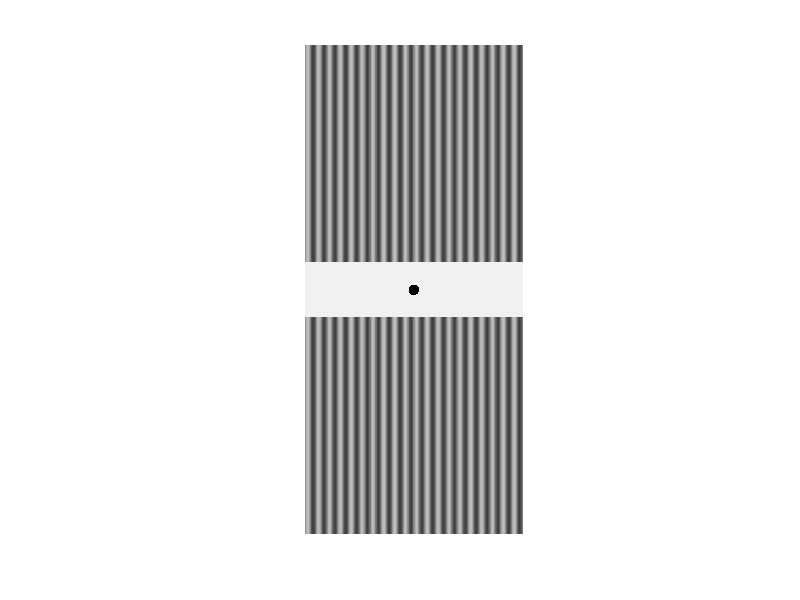
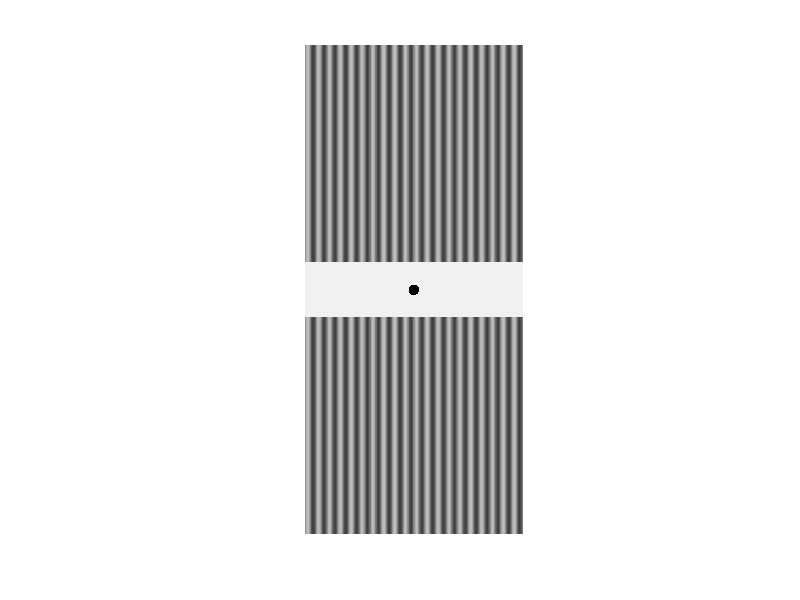

Recreate these plots in MATLAB, in order.
clear; close all;
clear; close all;
C = 0.5; % コントラスト（今回は0.5）
f = 0.05; % 空間周波数（今回は0.05）
d1 = (-1/6)*(1/3)*pi; % 10度
d2 = (1/4)*pi; % 45度
d0 = (0)*pi;
L_0 = 128;
height = 400;
width = 400;
L_p10 = zeros(height,width);
L_n10 = zeros(height,width);
L_p45 = zeros(height,width);
L_n45 = zeros(height,width);
L = zeros(height,width);


for x = 1:width
    for y = 1:height
        L_p10(y,x) = L_0 * (1 + C * sin(2 * pi * f*(y*sin(d1)+x*cos(d1))));
        L_n10(y,x) = L_0 * (1 + C * sin(2 * pi * f*(y*sin(-1*d1)+x*cos(-1*d1))));
        L_p45(y,x) = L_0 * (1 + C * sin(2 * pi * f*(y*sin(d2)+x*cos(d2))));
        L_n45(y,x) = L_0 * (1 + C * sin(2 * pi * f*(y*sin(-1*d2)+x*cos(-1*d2))));
        L(y,x) = L_0 * (1 + C * sin(2 * pi * f*(y*sin(d0)+x*cos(d0))));
    end
end

[w, h] = meshgrid(-199:200, 50:-1:-49);
Y2 = 255*0.95;
cir = (w.^2 + h.^2 >= 10.^2)*Y2;

rct = ones(100,400);
rct = rct * Y2;
rct(50-9:50+10,200-49:200+50)=0;

dg_90 = [L; cir; L];
dg_10 = [L_p10; rct; L_n10];
dg_45 = [L_n45; rct; L_p45];

fig10 = figure;
set(fig10, "position",get(0,"ScreenSize"));
colormap(gray(256));
image(dg_10);
axis off;
axis image;
pause(5);
colormap(gray(256));
image(dg_90);
axis off;
axis image;

pause(5);
close all;

fig45 = figure;
set(fig45, "position",get(0,"ScreenSize"));
colormap(gray(256));
image(dg_45);
axis off;
axis image;
pause(5);
colormap(gray(256));
image(dg_90);
axis off;
axis image;
pause(5);
close all;
